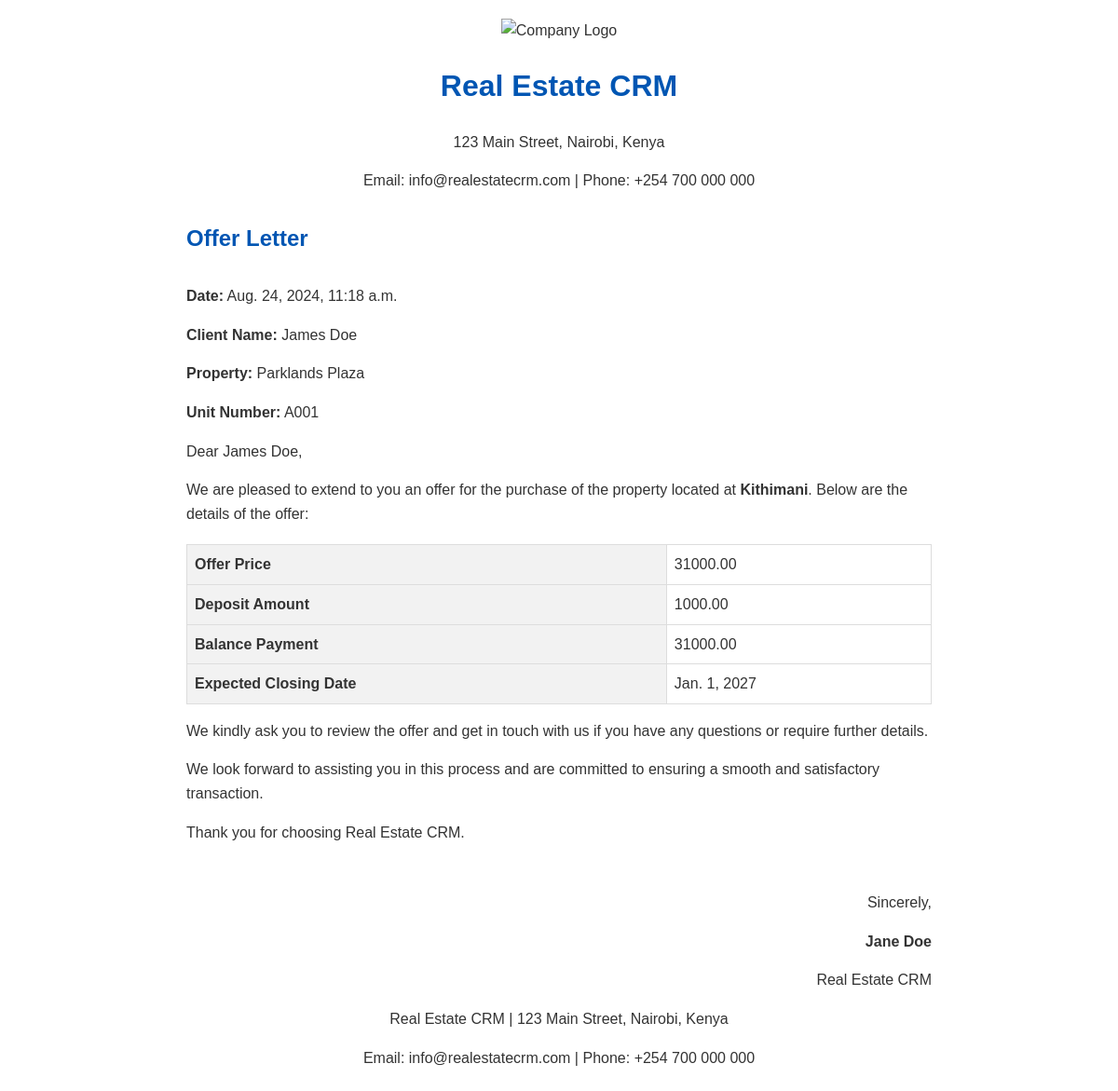
The app's page /finance/generate-offer-letter/12/ (signed in) with its own data.
### apps/finance/models.py (models this page shows, shortened)
class ClientPaymentPlan(AbstractBaseModel):
    client = models.ForeignKey("users.Client", on_delete=models.CASCADE, related_name="clientpaymentplans")
    unit = models.ForeignKey("properties.PropertyUnit", on_delete=models.SET_NULL, null=True)
    booking_fee = models.DecimalField(max_digits=100, decimal_places=2, default=0)
    deposit_fee = models.DecimalField(max_digits=100, decimal_places=2, default=0)
    period = models.IntegerField(default=1)
    installment_amount = models.DecimalField(max_digits=100, decimal_places=2, default=0)
    total_amount = models.DecimalField(max_digits=100, decimal_places=2, default=0)
    first_repayment_date = models.DateField(null=True)
    fully_paid = models.BooleanField(default=False)
    def final_date(self):
        final_installment = self.planinstallments.order_by("-created").first()
        return final_installment.date_expected

class ClientInstallment(AbstractBaseModel):
    client = models.ForeignKey(
        "users.Client", on_delete=models.CASCADE, related_name="clienstallments"
    )
    payment_plan = models.ForeignKey(
        ClientPaymentPlan, on_delete=models.CASCADE, related_name="planinstallments"
    )
    amount_expected = models.DecimalField(max_digits=100, decimal_places=2)
    amount_paid = models.DecimalField(max_digits=100, decimal_places=2, default=0)
    date_expected = models.DateField(null=True)
    paid = models.BooleanField(default=False)
    status = models.CharField(
        max_length=255, choices=INSTALLMENT_STATUSES, default="Future"
    )

### apps/users/models.py (models this page shows)
class Client(AbstractBaseModel):
    name = models.CharField(max_length=255)
    email = models.EmailField(null=True)
    phone_number = models.CharField(max_length=255)
    id_number = models.CharField(max_length=255, null=True)
    kra_pin = models.CharField(max_length=255, null=True)
    gender = models.CharField(max_length=255)
    address = models.CharField(max_length=255, null=True)
    city = models.CharField(max_length=255, null=True)
    country = models.CharField(max_length=255, null=True)
    id_copy = models.FileField(upload_to="client_ids/", null=True)
    kra_certificate = models.FileField(upload_to="kra_cerificates/", null=True)
    photo = models.ImageField(upload_to="client_photos/", null=True)
    def __str__(self):
        return self.name

### apps/properties/models.py (models this page shows, shortened)
class PropertyUnit(AbstractBaseModel):
    unit_number = models.CharField(max_length=255)
    property = models.ForeignKey(
        Property, on_delete=models.CASCADE, related_name="propertyunits"
    )
    client = models.ForeignKey("users.Client", on_delete=models.SET_NULL, null=True)
    cost = models.DecimalField(max_digits=100, decimal_places=2, default=0)
    booking_fee = models.DecimalField(max_digits=100, decimal_places=2, default=0)
    deposit_fee = models.DecimalField(max_digits=100, decimal_places=2, default=0)
    unit_status = models.CharField(
        max_length=255, choices=UNIT_STATUSES, default="Available"
    )

class Property(AbstractBaseModel):
    name = models.CharField(max_length=255)
    property_type = models.CharField(max_length=255, choices=PROPERTY_TYPES)
    location = models.CharField(max_length=255)
    town = models.CharField(max_length=255, null=True)
    county = models.CharField(max_length=255, null=True)
    total_units = models.IntegerField(default=1)
    total_cost = models.DecimalField(max_digits=100, decimal_places=2)
    image = models.ImageField(upload_to="property_images/", null=True)
    title_deed = models.FileField(upload_to="property_title_deeds/", null=True)
    sold_out = models.BooleanField(default=False)
    booking_fee = models.DecimalField(max_digits=100, decimal_places=2, default=0)
    deposit_fee = models.DecimalField(max_digits=100, decimal_places=2, default=0)
    def __str__(self):
        return self.name

### apps/finance/views.py (the view)
# urls.py: path("generate-offer-letter/<int:id>/", generate_offer_letter, name="generate-offer-letter"),
@login_required(login_url="/users/login")
def generate_offer_letter(request, id):
    plan = ClientPaymentPlan.objects.get(id=id)
    context = {
        "plan": plan
    }
    return render(request, "documents/offer_letter.html", context)

### templates/documents/offer_letter.html (shortened to what this page needs)
<!DOCTYPE html>
<html lang="en">
<head>
</head>
<body>
    <div class="header">
        <img src="logo.png" alt="Company Logo">
        <h1>Real Estate CRM</h1>
        <p>123 Main Street, Nairobi, Kenya</p>
        <p>Email: info@realestatecrm.com | Phone: +254 700 000 000</p>
    </div>
    <h2>Offer Letter</h2>
    <div class="content">
        <p><strong>Date:</strong> {{ plan.created }}</p>
        <p><strong>Client Name:</strong> {{ plan.client }}</p>
        <p><strong>Property:</strong> {{ plan.unit.property }}</p>
        <p><strong>Unit Number:</strong> {{ plan.unit.unit_number }}</p>
        <p>Dear {{ plan.client }},</p>
        <p>We are pleased to extend to you an offer for the purchase of the property located at <strong>{{ plan.unit.property.location }}</strong>. Below are the details of the offer:</p>
        <table class="offer-details">
            <tr>
                <th>Offer Price</th>
                <td>{{ plan.total_amount }}</td>
            </tr>
            <tr>
                <th>Deposit Amount</th>
                <td>{{ plan.deposit_fee }}</td>
            </tr>
            <tr>
                <th>Balance Payment</th>
                <td>{{ plan.total_amount }}</td>
            </tr>
            <tr>
                <th>Expected Closing Date</th>
                <td>{{ plan.final_date }}</td>
            </tr>
        </table>
        <p>We kindly ask you to review the offer and get in touch with us if you have any questions or require further details.</p>
        <p>We look forward to assisting you in this process and are committed to ensuring a smooth and satisfactory transaction.</p>
        <p>Thank you for choosing Real Estate CRM.</p>
    </div>
    <div class="signature">
        <p>Sincerely,</p>
        <p><strong>Jane Doe</strong></p>
        <p>Real Estate CRM</p>
    </div>
    <div class="footer">
        <p>Real Estate CRM | 123 Main Street, Nairobi, Kenya</p>
        <p>Email: info@realestatecrm.com | Phone: +254 700 000 000</p>
    </div>
</body>
</html>

### templates/documents/offer_letter.html (style rules this page uses)
body { font-family: Arial, sans-serif; margin: 0 auto; padding: 20px; max-width: 800px; line-height: 1.6; color: #333; }
.header, .footer { text-align: center; margin-bottom: 30px; }
.header img { max-width: 200px; }
h1, h2 { color: #0056b3; }
.content { margin-top: 30px; }
.offer-details { border-collapse: collapse; width: 100%; margin-top: 20px; }
.offer-details th, .offer-details td { border: 1px solid #ddd; padding: 8px; }
.offer-details th { background-color: #f2f2f2; text-align: left; }
.signature { margin-top: 50px; text-align: right; }

### records on screen
ClientPaymentPlan: created "Aug. 24, 2024, 11:18 a.m.", client "James Doe", unit.property "Parklands Plaza", unit.unit_number "A001", unit.property.location "Kithimani", total_amount "31000.00", deposit_fee "1000.00", final_date "Jan. 1, 2027"
